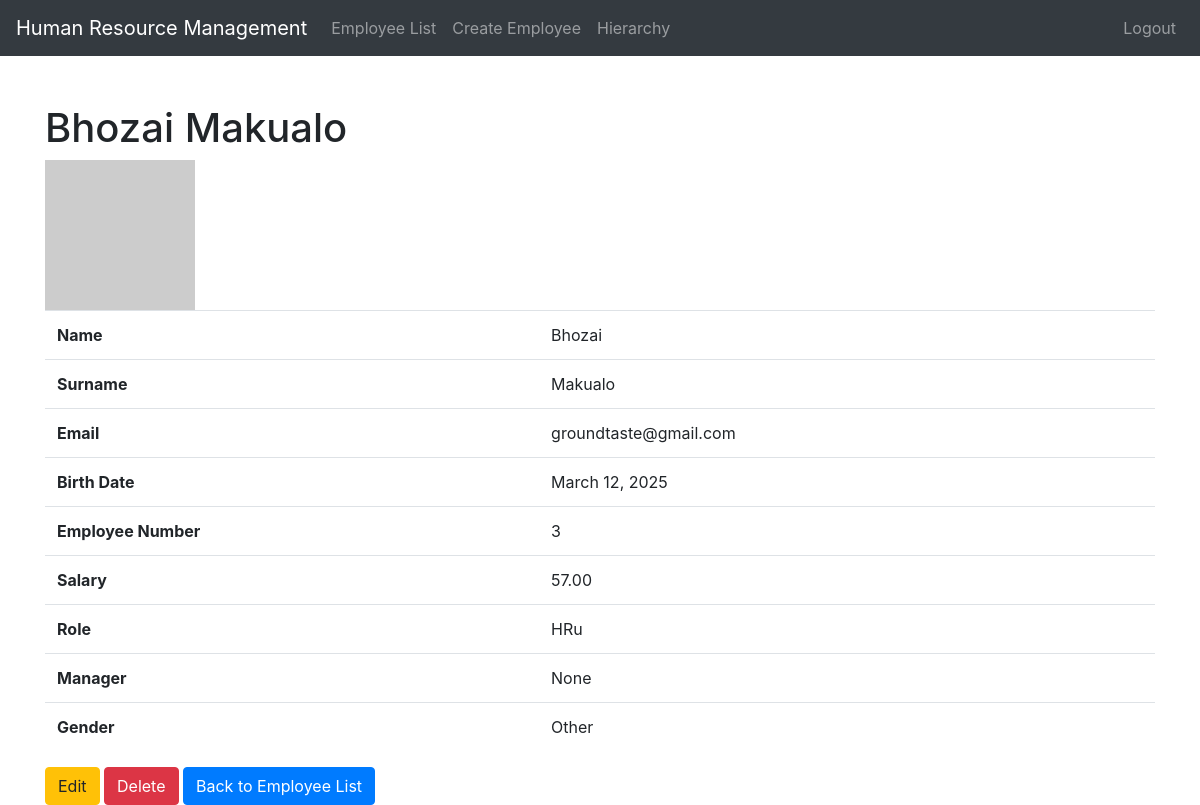
The app's page /employees/detail/4/ (signed in) with its own data.
### employees/models.py (models this page shows, shortened)
class Employee(models.Model):
    GENDER_CHOICES = (
        ('M', 'Male'),
        ('F', 'Female'),
        ('O', 'Other'),
    )
    name = models.CharField(max_length=100)
    surname = models.CharField(max_length=100)
    email = models.EmailField(unique=True)
    birth_date = models.DateField()
    employee_number = models.IntegerField(unique=True)
    salary = models.DecimalField(max_digits=10, decimal_places=2)
    role = models.CharField(max_length=100)
    manager = models.ForeignKey('self', on_delete=models.SET_NULL, null=True, blank=True, related_name='subordinates')
    gender = models.CharField(max_length=1, choices=GENDER_CHOICES, default='O')
    department = models.ForeignKey(Department, on_delete=models.SET_NULL, null=True, blank=True)  # Added here
    def get_gravatar_url(self):
        email = self.email.strip().lower()
        gravatar_hash = hashlib.sha256(email.encode('utf-8')).hexdigest()
        return f"https://www.gravatar.com/avatar/{gravatar_hash}"
    class Meta:
        ordering = ['surname', 'name']

### employees/views.py (the view)
# urls.py: path('detail/<int:pk>/', views.employee_detail, name='employee_detail'),
@login_required
def employee_detail(request, pk):
    employee = get_object_or_404(Employee, pk=pk)
    return render(request, 'employees/employee_detail.html', {'employee': employee})

### employees/templates/employees/employee_detail.html (shortened to what this page needs)
<!DOCTYPE html>
<html lang="en">
<head>
    <link rel="stylesheet" href="https://maxcdn.bootstrapcdn.com/bootstrap/4.5.2/css/bootstrap.min.css">
</head>
<body>
<nav class="navbar navbar-expand-lg navbar-dark bg-dark">
    <a class="navbar-brand" href="{% url 'employee_list' %}">Human Resource Management</a>
    <div class="collapse navbar-collapse" id="navbarNav">
        <ul class="navbar-nav">
            <li class="nav-item">
                <a class="nav-link" href="{% url 'employee_list' %}">Employee List</a>
            </li>
            <li class="nav-item">
                <a class="nav-link" href="{% url 'create_employee' %}">Create Employee</a>
            </li>
            <li class="nav-item">
                <a class="nav-link" href="{% url 'employee_hierarchy' %}">Hierarchy</a>
            </li>
        </ul>
        <ul class="navbar-nav ml-auto">
            <li class="nav-item">
                <a class="nav-link" href="{% url 'logout' %}">Logout</a>
            </li>
        </ul>
    </div>
</nav>
<div class="container mt-5">
    <h1>{{ employee.name }} {{ employee.surname }}</h1>
    <img src="{{ employee.get_gravatar_url }}" alt="Gravatar" width="150" height="150">
    <table class="table">
        <tr><th>Name</th><td>{{ employee.name }}</td></tr>
        <tr><th>Surname</th><td>{{ employee.surname }}</td></tr>
        <tr><th>Email</th><td>{{ employee.email }}</td></tr>
        <tr><th>Birth Date</th><td>{{ employee.birth_date }}</td></tr>
        <tr><th>Employee Number</th><td>{{ employee.employee_number }}</td></tr>
        <tr><th>Salary</th><td>{{ employee.salary }}</td></tr>
        <tr><th>Role</th><td>{{ employee.role }}</td></tr>
        <tr><th>Manager</th><td>{% if employee.manager %}{{ employee.manager.name }}{% else %}None{% endif %}</td></tr>
        <tr><th>Gender</th><td>{{ employee.get_gender_display }}</td></tr>
    </table>
    <a href="{% url 'edit_employee' employee.pk %}" class="btn btn-warning">Edit</a>
    <a href="{% url 'delete_employee' employee.pk %}" class="btn btn-danger">Delete</a>
    <a href="{% url 'employee_list' %}" class="btn btn-primary">Back to Employee List</a>
</div>
</body>
</html>

### records on screen
Employee: name "Bhozai", surname "Makualo", email "groundtaste@gmail.com", birth_date "March 12, 2025", employee_number "3", salary "57.00", role "HRu", gender "Other"
